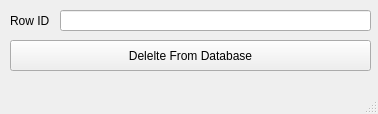
<?xml version="1.0" encoding="UTF-8"?>
<ui version="4.0">
 <class>delete_from_booking_db</class>
 <widget class="QMainWindow" name="delete_from_booking_db">
  <property name="geometry">
   <rect>
    <x>0</x>
    <y>0</y>
    <width>378</width>
    <height>114</height>
   </rect>
  </property>
  <property name="windowTitle">
   <string>DELETE from Bookings</string>
  </property>
  <widget class="QWidget" name="centralwidget">
   <widget class="QPushButton" name="delete_from_animal_db_button">
    <property name="geometry">
     <rect>
      <x>10</x>
      <y>40</y>
      <width>361</width>
      <height>31</height>
     </rect>
    </property>
    <property name="text">
     <string>Delelte From Database</string>
    </property>
   </widget>
   <widget class="QLineEdit" name="row_id_entry_for_delete">
    <property name="geometry">
     <rect>
      <x>60</x>
      <y>10</y>
      <width>311</width>
      <height>21</height>
     </rect>
    </property>
   </widget>
   <widget class="QLabel" name="row_id_label">
    <property name="geometry">
     <rect>
      <x>10</x>
      <y>10</y>
      <width>61</width>
      <height>21</height>
     </rect>
    </property>
    <property name="text">
     <string>Row ID</string>
    </property>
   </widget>
  </widget>
  <widget class="QMenuBar" name="menubar">
   <property name="geometry">
    <rect>
     <x>0</x>
     <y>0</y>
     <width>378</width>
     <height>21</height>
    </rect>
   </property>
  </widget>
  <widget class="QStatusBar" name="statusbar"/>
 </widget>
 <resources/>
 <connections/>
</ui>
